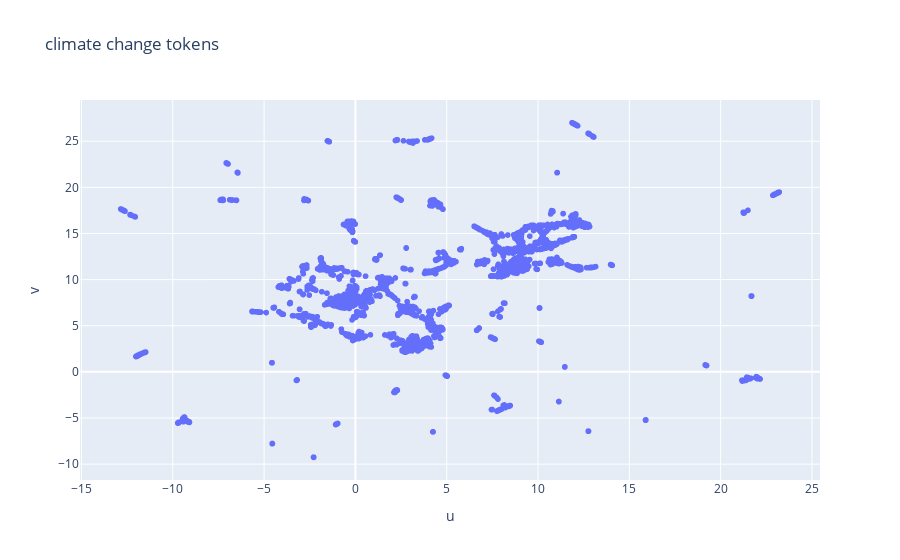

This figure's notebook cell:
### Markdown cell above
The cell below exhibits a two dimensional representation of the full climate change dictionary which is derived in this way. You can examine tokens by hovering over the points. While doing so, you may realize tokens appear which would not be identified if we try to create a word list without this model driven approach, e.g., "difficulty_in_predicting". However, if you understand the way Word2Vec is learning its numerical representations of words, tokens like this one may not be surprising anymore. Tokens within a certain window size around climate change related tokens or the token "difficulty_in_predicting" seem to be very similar which causes the similar numerical representation.

### Code cell
import umap
import plotly.express as px

ccv_words_full = keep_ccv_words + ccv_sim_tokens.word.tolist()
ccv_word_vectors = pd.DataFrame(word_vectors[ccv_words_full], index = ccv_words_full)

dim_reducer = umap.UMAP(n_components=2, metric = "cosine", random_state = 42)
dim_reducer.fit(ccv_word_vectors)
ccv_word_vectors_2d = pd.DataFrame(dim_reducer.transform(ccv_word_vectors), columns = ["u", "v"], index = ccv_word_vectors.index)

px.scatter(ccv_word_vectors_2d, x = "u", y = "v", hover_name = ccv_word_vectors_2d.index, title = "climate change tokens")

### Figure 1 — Plotly figure (JSON) as saved in the notebook; plotly's stock layout.template omitted (floating-point values rounded to 4 significant figures; data arrays with more than 128 entries replaced by an {"elided": "..."} marker saying what was removed)
{"data": [{"hovertemplate": "<b>%{hovertext}</b><br><br>u=%{x}<br>v=%{y}<extra></extra>", "hovertext": {"elided": "5523 str values"}, "legendgroup": "", "marker": {"color": "#636efa", "symbol": "circle"}, "mode": "markers", "name": "", "showlegend": false, "type": "scattergl", "x": {"elided": "5523 float values"}, "xaxis": "x", "y": {"elided": "5523 float values"}, "yaxis": "y"}], "layout": {"legend": {"tracegroupgap": 0}, "title": {"text": "climate change tokens"}, "xaxis": {"anchor": "y", "domain": [0, 1], "title": {"text": "u"}}, "yaxis": {"anchor": "x", "domain": [0, 1], "title": {"text": "v"}}}}
